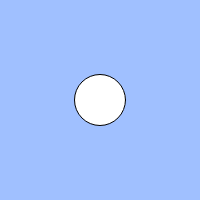
Frame 1 (no input)
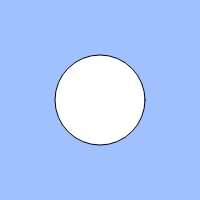
Frame 60 (no input)
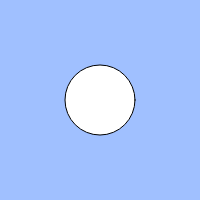
Frame 120 (the mouse pressed at the canvas centre since frame 60)

The p5.js sketch that drew these frames (run headless with seeded random() and noise() and a simulated clock; from frame 60 on, the mouse is pressed at the canvas centre):

// p5.js sketch
// ── sketch.js
// 心臓の鼓動のようなアニメーション
const cycle = 100; // 1周期のフレーム数
let count; // 何フレーム目か

function setup(){
  createCanvas(200, 200);
  count = 0;
}

function draw(){
  background(160, 192, 255);
  
  let speed = 1; // アニメーションの速さ
  if (keyIsPressed) {
    speed = 3;
  }// BLANK[2]
  count = (count + speed) % cycle;


  let size = 50;
  if (count < cycle / 2) {
    size = 50 + count;
  } else {
    size = 50 + (cycle - count);
  }
  ellipse(width / 2, height / 2, size);
}
